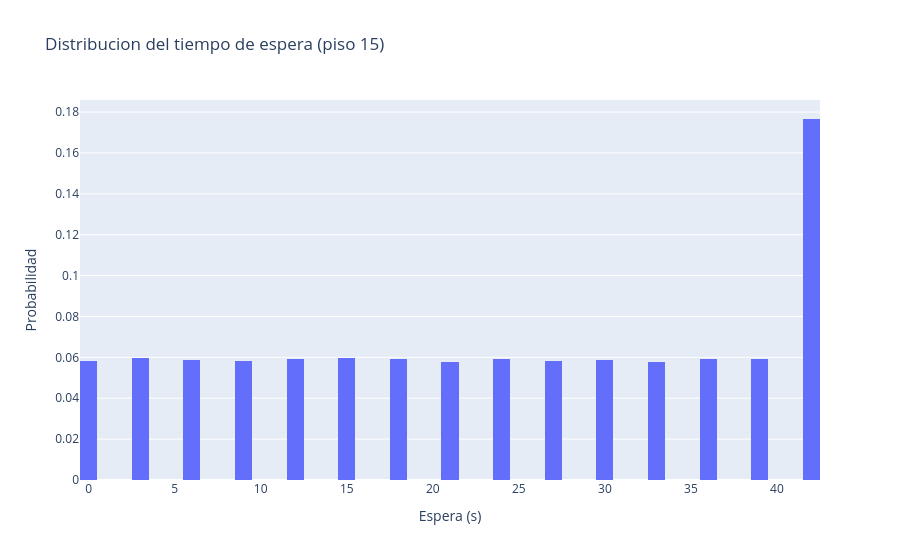

Notebook code cell kept with this figure:
### Code cell
positions_floor15, waits_floor15, avg_wait_floor15 = run_elevator_scenario(request_floor=15)

### Figure 1 — Plotly figure (JSON) as saved in the notebook; plotly's stock layout.template omitted (floating-point values rounded to 4 significant figures; data arrays with more than 128 entries replaced by an {"elided": "..."} marker saying what was removed)
{"data": [{"bingroup": "x", "histnorm": "probability", "hovertemplate": "Espera (s)=%{x}<br>probability=%{y}<extra></extra>", "legendgroup": "", "marker": {"color": "#636efa", "pattern": {"shape": ""}}, "name": "", "nbinsx": 50, "orientation": "v", "showlegend": false, "type": "histogram", "x": {"elided": "200000 int values"}, "xaxis": "x", "yaxis": "y"}], "layout": {"barmode": "relative", "legend": {"tracegroupgap": 0}, "title": {"text": "Distribucion del tiempo de espera (piso 15)"}, "xaxis": {"anchor": "y", "domain": [0, 1], "title": {"text": "Espera (s)"}}, "yaxis": {"anchor": "x", "domain": [0, 1], "title": {"text": "Probabilidad"}}}}
